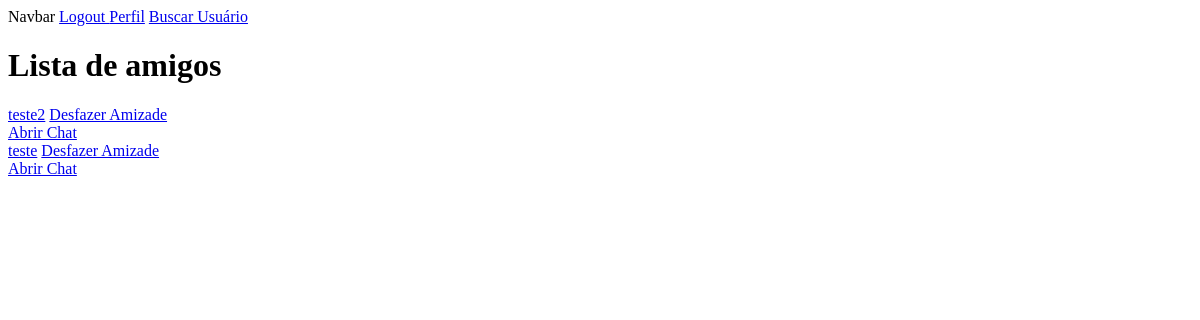
The page /SistAmizade/listar_amigos/ (signed in) on the database as committed earlier.
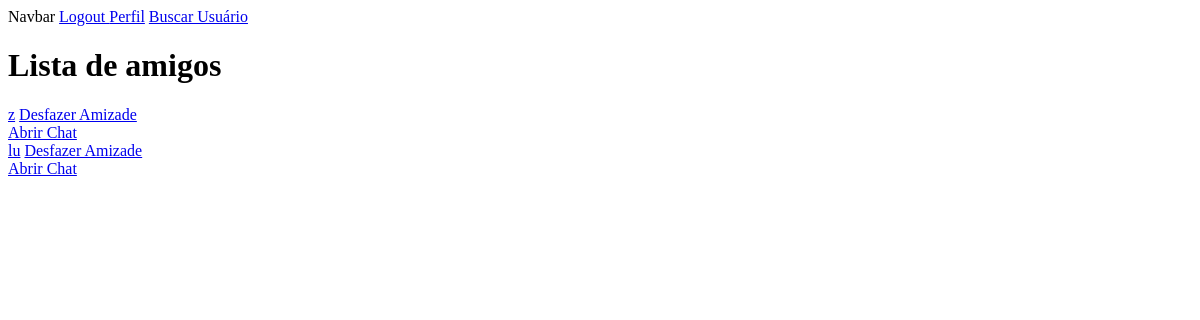
The same page on the database as committed later.
### SistAmizade/models.py (models this page shows, shortened)
class Amigo(models.Model):
    usuario = models.ForeignKey(User, related_name='amigos', on_delete=models.CASCADE)
    amigo = models.ForeignKey(User, related_name='amigos_de', on_delete=models.CASCADE)
    data_criacao = models.DateTimeField(auto_now_add=True)
    class Meta:
        unique_together = ('usuario', 'amigo')

### SistAmizade/views.py (the view)
# urls.py: path('listar_amigos/', views.listar_amigos, name='listar_amigos'),
def listar_amigos(request):
    amigos = Amigo.objects.filter(usuario=request.user)
    return render(request, 'listar_amigos.html', {'amigos': amigos})

### SistAmizade/templates/listar_amigos.html
{% extends 'principal/base.html' %}
{%block conteudo%}
<h1>Lista de amigos</h1>
{% for amigo in amigos %}
<a href="{% url 'exibir_perfil' perfil_slug=amigo.amigo.username|lower %}">{{ amigo.amigo.username }}</a> <a href="{% url 'remover_amigo' amigo.amigo.id %}">Desfazer Amizade</a><br>
    <a href="{% url 'Abrir_chat_privado' amigo.amigo.id %}">Abrir Chat</a><br>
{% endfor %}
{%endblock conteudo%}

Rows that differ between the two databases and show on the page:
removed Amigo: amigo.username "teste2"
removed Amigo: amigo.username "teste"
added Amigo: amigo.username "z"
added Amigo: amigo.username "lu"
